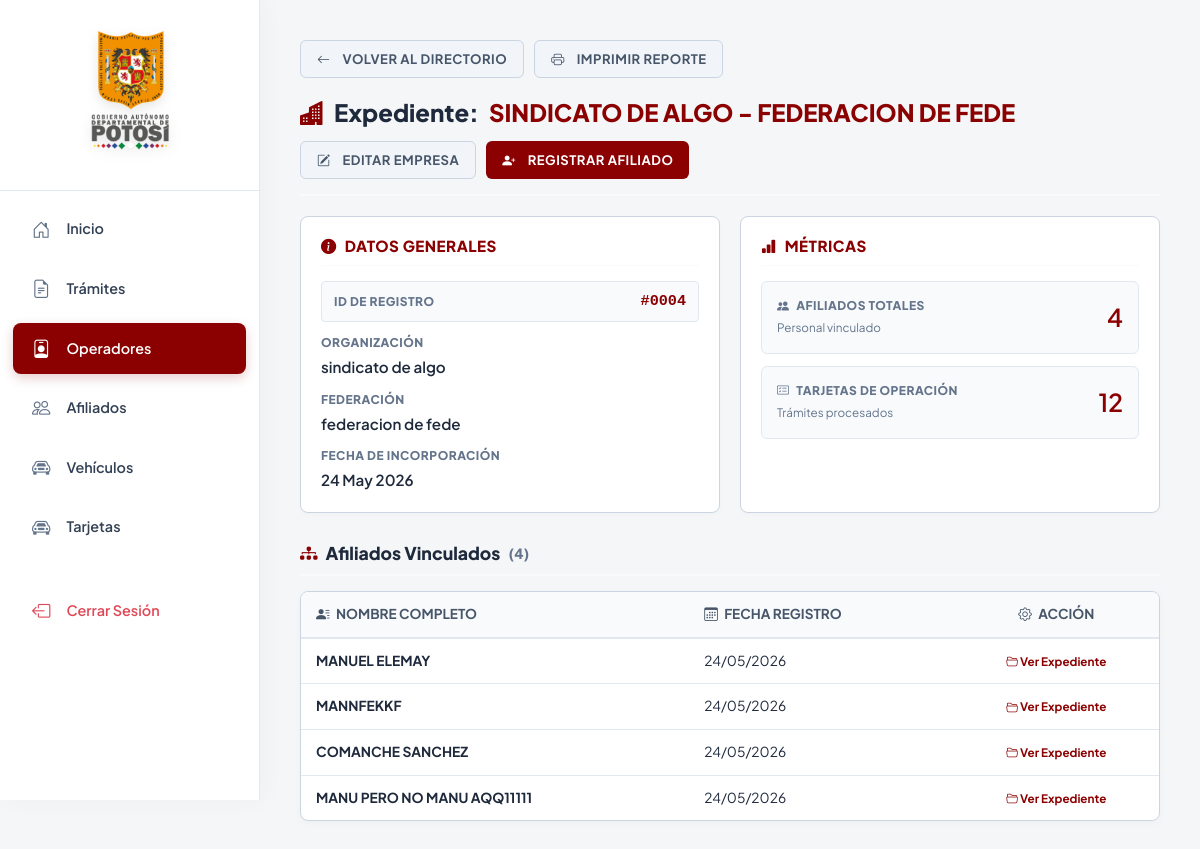
The page /operador/detalle/4/ (signed in) on the database its author committed.
### apps/operador/models.py (models this page shows, shortened)
class Operador(models.Model):
    organizacion = models.ForeignKey(
        'Organizacion',
        on_delete=models.PROTECT,
        related_name='operador_organizacion'
    )
    federacion = models.ForeignKey(
        'Federacion',
        on_delete=models.PROTECT,
        related_name='operador_federacion'
    )
    fecha_registro = models.DateTimeField(auto_now_add=True)

class Organizacion(models.Model):
    nombre = models.CharField(max_length=500)
    fecha_registro = models.DateTimeField(auto_now_add=True)
    def __str__(self):
        return self.nombre

class Federacion(models.Model):
    nombre = models.CharField(max_length=500)
    fecha_registro = models.DateTimeField(auto_now_add=True)
    def __str__(self):
        return self.nombre

### apps/afiliado/models.py (models this page shows, shortened)
class Afiliado(models.Model):
    operador = models.ForeignKey(
        Operador,
        on_delete=models.PROTECT,
        related_name='afiliado_operador'
    )
    nombre_completo = models.CharField(max_length=500)
    fecha_registro = models.DateTimeField(auto_now_add=True)

### apps/operador/views.py (the view, shortened to what this page needs)
# urls.py: path('operador/detalle/<int:id_operador>/', views.detalle_operador, name='detalle_operador'),
@login_required
@user_passes_test(es_admin, login_url='/', redirect_field_name=None)
def detalle_operador(request: HttpRequest, id_operador: int) -> HttpResponse:
    operador = get_object_or_404(
        Operador.objects.select_related('organizacion', 'federacion'),
        id=id_operador
    )
    form_operador = NuevoOperadorForm(instance=operador)
    form_afiliado = NuevoAfiliadoForm()
    contexto = {
        'operador': operador,
        'form_operador': form_operador,
        'form_afiliado': form_afiliado,
    }
    return render(request, 'operador/detalle.html', contexto)

### apps/usuario/permisos.py (called while the page is built)
def es_admin(user):
    return user.is_authenticated and user.rol in ['sa', 'a']

### templates/operador/detalle.html (shortened to what this page needs)
{% extends 'base.html' %}
{% block content %}
<div>
    <div style="display: flex; gap: 10px; margin-bottom: 20px; flex-wrap: wrap;">
        <a href="{% url 'operador:lista_operadores' %}" class="btn-custom btn-gris w-auto">
            <i class="bi bi-arrow-left me-1" aria-hidden="true"></i> Volver al Directorio
        </a>
        <a href="{% url 'operador:reporte_pdf' operador.id %}" target="_blank" class="btn-custom btn-gris w-auto">
            <i class="bi bi-printer me-1" aria-hidden="true"></i> Imprimir Reporte
        </a>
    </div>
    <div class="header-pagina">
        <h2 class="titulo-principal">
            <i class="bi bi-buildings-fill" style="color: var(--color-principal);" aria-hidden="true"></i>
            Expediente: <span style="color: var(--color-principal);">{{ operador.organizacion.nombre|upper }} - {{ operador.federacion.nombre|upper }}</span>
        </h2>
        {% if user.rol == 'a' or user.rol == 'sa' %}
            <div style="display: flex; gap: 10px; flex-wrap: wrap;">
                <button class="btn-custom btn-gris w-auto" onclick="document.getElementById('modalOperador').showModal()">
                    <i class="bi bi-pencil-square me-1" aria-hidden="true"></i> Editar Empresa
                </button>
                <button class="btn-custom btn-principal w-auto" onclick="document.getElementById('modalAfiliado').showModal()">
                    <i class="bi bi-person-plus-fill me-1" aria-hidden="true"></i> Registrar Afiliado
                </button>
            </div>
        {% endif %}
    </div>
    <div class="contenedor-principal">
        <div class="columna">
            <div class="bloque-form">
                <h3 class="subtitulo-bloque"><i class="bi bi-info-circle-fill me-2" aria-hidden="true"></i> Datos Generales</h3>
                <ul class="lista-datos">
                    <li style="display: flex; flex-direction: row; justify-content: space-between; align-items: center; background: var(--bg-suave); padding: 8px 12px; border-radius: 4px; border: 1px solid #e2e8f0;">
                        <span class="label-mini" style="margin: 0;">ID de Registro</span>
                        <span class="valor-dato" style="color: var(--color-principal); font-family: monospace;">#{{ operador.id|stringformat:"04d" }}</span>
                    </li>
                    <li>
                        <span class="label-mini">Organización</span>
                        <span class="valor-dato">{{ operador.organizacion.nombre }}</span>
                    </li>
                    <li>
                        <span class="label-mini">Federación</span>
                        <span class="valor-dato">{{ operador.federacion.nombre }}</span>
                    </li>
                    <li>
                        <span class="label-mini">Fecha de Incorporación</span>
                        <span class="valor-dato">{{ operador.fecha_registro|date:"d M Y" }}</span>
                    </li>
                </ul>
            </div>
        </div>
        <div class="columna">
            <div class="bloque-form">
                <h3 class="subtitulo-bloque"><i class="bi bi-bar-chart-fill me-2" aria-hidden="true"></i> Métricas</h3>
                <ul class="lista-datos">
                    <li style="background: var(--bg-suave); padding: 15px; border-radius: 6px; border: 1px solid #e2e8f0; display: flex; flex-direction: row; justify-content: space-between; align-items: center;">
                        <div>
                            <span class="label-mini d-block" style="margin-bottom: 2px;"><i class="bi bi-people-fill me-1" aria-hidden="true"></i> Afiliados Totales</span>
                            <span style="font-size: 0.85em; color: #64748b;">Personal vinculado</span>
                        </div>
                        <span class="valor-dato" style="font-size: 1.8em; color: var(--color-principal);">{{ operador.afiliado_operador.count }}</span>
                    </li>
                    <li style="background: var(--bg-suave); padding: 15px; border-radius: 6px; border: 1px solid #e2e8f0; display: flex; flex-direction: row; justify-content: space-between; align-items: center;">
                        <div>
                            <span class="label-mini d-block" style="margin-bottom: 2px;"><i class="bi bi-card-checklist me-1" aria-hidden="true"></i> Tarjetas de Operación</span>
                            <span style="font-size: 0.85em; color: #64748b;">Trámites procesados</span>
                        </div>
                        <span class="valor-dato" style="font-size: 1.8em; color: var(--color-principal);">{{ operador.tarjeta_operador.count }}</span>
                    </li>
                </ul>
            </div>
        </div>
    </div>
    <h3 class="titulo-seccion">
        <i class="bi bi-diagram-3-fill me-2" style="color: var(--color-principal);" aria-hidden="true"></i>
        Afiliados Vinculados <span style="font-size: 0.8em; color: #64748b; margin-left: 8px;">({{ operador.afiliado_operador.count }})</span>
    </h3>
    <div class="tabla-contenedor">
        <table class="tabla-moderna">
            <thead>
                <tr>
                    <th><i class="bi bi-person-lines-fill me-1" aria-hidden="true"></i> Nombre Completo</th>
                    <th><i class="bi bi-calendar3 me-1" aria-hidden="true"></i> Fecha Registro</th>
                    <th style="text-align: center;"><i class="bi bi-gear me-1" aria-hidden="true"></i> Acción</th>
                </tr>
            </thead>
            <tbody>
                {% for afiliado in operador.afiliado_operador.all %}
                <tr>
                    <td><strong style="color: var(--color-texto);">{{ afiliado.nombre_completo|upper }}</strong></td>
                    <td>{{ afiliado.fecha_registro|date:"d/m/Y" }}</td>
                    <td style="text-align: center;">
                        <a href="{% url 'afiliado:detalle_afiliado' afiliado.id %}" class="link-custom">
                            <i class="bi bi-folder2-open" aria-hidden="true"></i> Ver Expediente
                        </a>
                    </td>
                </tr>
                {% empty %}
                <tr>
                    <td colspan="3" style="text-align: center; padding: 40px; color: #94a3b8;">
                        <i class="bi bi-person-x fs-2 d-block mb-2" aria-hidden="true"></i> Esta empresa aún no tiene personal vinculado.
                    </td>
                </tr>
                {% endfor %}
            </tbody>
        </table>
    </div>
</div>
{% endblock %}

### templates/base.html (style rules this page uses)
:root { --primary: #8b0000; --primary-dark: #660000; --secondary: #c5a059; --tertiary: #c5a059; --bg-body: #f4f6f8; --bg-sidebar: #ffffff; --bg-surface: #ffffff; --text-main: #334155; --text-muted: #64748b; --border-color: #e2e8f0; --white: #ffffff; }
body { background-color: var(--bg-body); font-family: 'Plus Jakarta Sans', sans-serif; font-size: 14.5px; color: var(--text-main); min-height: 100vh; }

### templates/operador/detalle.html (style rules this page uses)
:root { --color-principal: #8b0000; --color-hover: #6a0000; --color-texto: #1e293b; --color-borde: #cbd5e1; --bg-suave: #f8fafc; }
.header-pagina { display: flex; justify-content: space-between; align-items: center; margin-bottom: 20px; padding-bottom: 15px; border-bottom: 2px solid var(--bg-suave); flex-wrap: wrap; gap: 15px; }
.titulo-principal { color: var(--color-texto); font-weight: 800; margin: 0; display: flex; align-items: center; gap: 10px; font-size: 1.5rem; }
.contenedor-principal { display: flex; gap: 20px; align-items: stretch; margin-top: 15px; margin-bottom: 30px; flex-wrap: wrap; }
.columna { flex: 1; min-width: 300px; }
.bloque-form { border: 1px solid var(--color-borde); padding: 20px; border-radius: 8px; background-color: #ffffff; box-shadow: 0 2px 4px rgba(0,0,0,0.02); height: 100%; box-sizing: border-box; }
.subtitulo-bloque { color: var(--color-principal); font-weight: 800; font-size: 0.95rem; margin-top: 0; margin-bottom: 15px; text-transform: uppercase; letter-spacing: 0.5px; display: flex; align-items: center; border-bottom: 1px solid var(--bg-suave); padding-bottom: 10px; }
.titulo-seccion { color: var(--color-texto); font-weight: 800; font-size: 1.1rem; margin-bottom: 15px; display: flex; align-items: center; border-bottom: 2px solid var(--bg-suave); padding-bottom: 10px; }
.lista-datos { list-style: none; padding: 0; margin: 0; display: flex; flex-direction: column; gap: 12px; }
.lista-datos li { display: flex; flex-direction: column; font-size: 0.95em; }
.label-mini { font-size: 0.75rem; font-weight: 800; color: #64748b; text-transform: uppercase; letter-spacing: 0.5px; margin-bottom: 4px; }
.valor-dato { color: var(--color-texto); font-weight: 600; font-size: 1.1em; }
.btn-custom { padding: 8px 16px; border: none; border-radius: 6px; cursor: pointer; font-weight: 700; font-size: 0.9em; display: inline-flex; align-items: center; justify-content: center; gap: 8px; transition: all 0.2s; text-transform: uppercase; letter-spacing: 0.5px; text-decoration: none; }
.btn-principal { background-color: var(--color-principal); color: white; }
.btn-gris { background-color: #f1f5f9; color: #475569; border: 1px solid var(--color-borde); }
.link-custom { color: var(--color-principal); text-decoration: none; font-weight: 700; font-size: 0.85em; }
.tabla-contenedor { background: white; border: 1px solid var(--color-borde); border-radius: 8px; overflow: hidden; box-shadow: 0 2px 8px rgba(0,0,0,0.03); margin-bottom: 20px; }
.tabla-moderna { width: 100%; border-collapse: collapse; text-align: left; }
.tabla-moderna th { background-color: var(--bg-suave); color: #475569; font-weight: 700; font-size: 0.85rem; text-transform: uppercase; padding: 12px 15px; border-bottom: 2px solid #e2e8f0; }
.tabla-moderna td { padding: 12px 15px; border-bottom: 1px solid #e2e8f0; color: var(--color-texto); font-size: 0.95em; vertical-align: middle; }
.tabla-moderna tbody tr:last-child td { border-bottom: none; }

### rows shown on the page
Operador: organizacion.nombre "SINDICATO DE ALGO", federacion.nombre "FEDERACION DE FEDE", id "0004", organizacion.nombre "sindicato de algo", federacion.nombre "federacion de fede", fecha_registro "24 May 2026", afiliado_operador.count "4", tarjeta_operador.count "12"
Afiliado: nombre_completo "MANUEL ELEMAY", fecha_registro "24/05/2026"
Afiliado: nombre_completo "MANNFEKKF", fecha_registro "24/05/2026"
Afiliado: nombre_completo "COMANCHE SANCHEZ", fecha_registro "24/05/2026"
Afiliado: nombre_completo "MANU PERO NO MANU AQQ11111", fecha_registro "24/05/2026"
